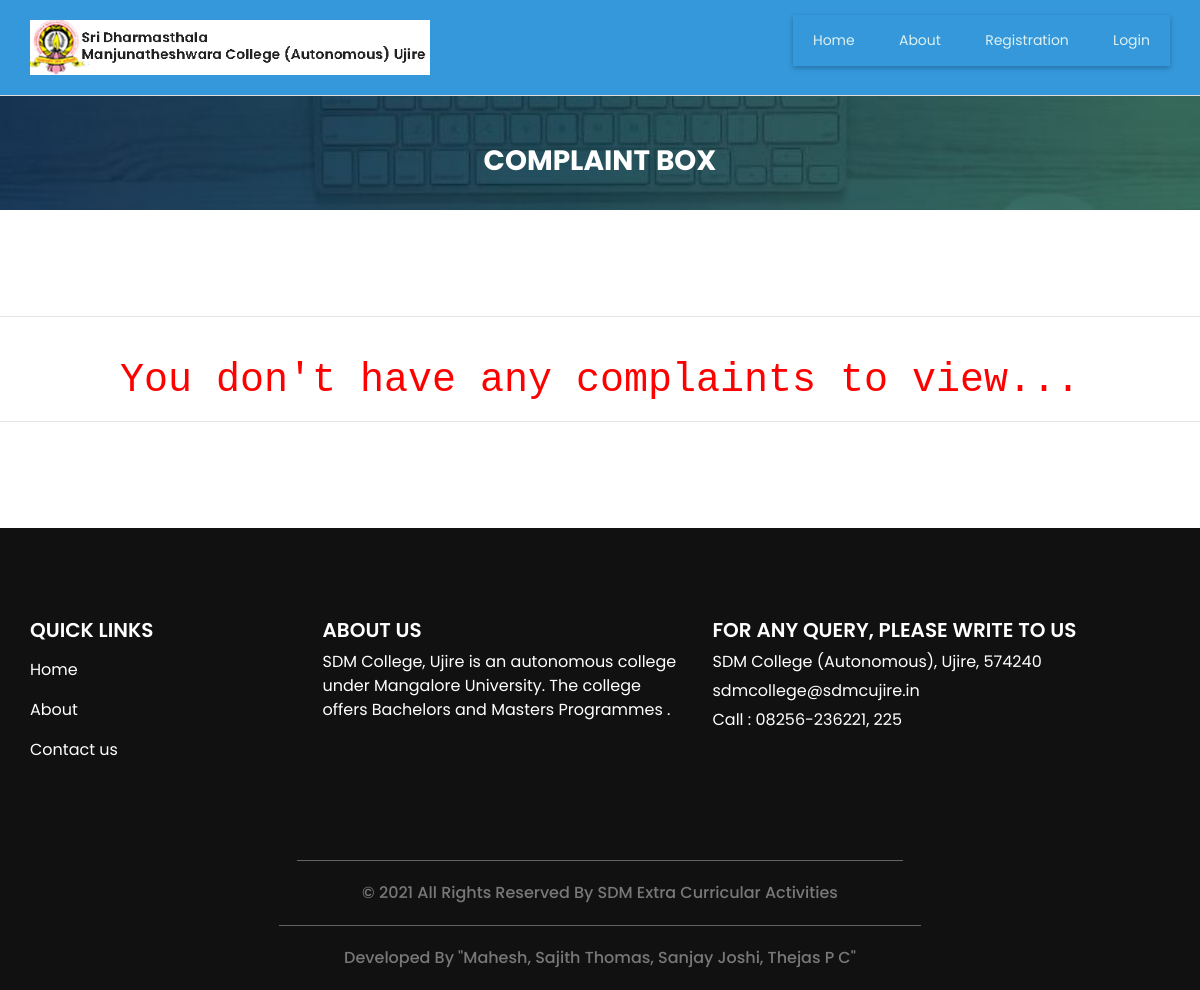
The page /view-complaint.php on the database as committed earlier.
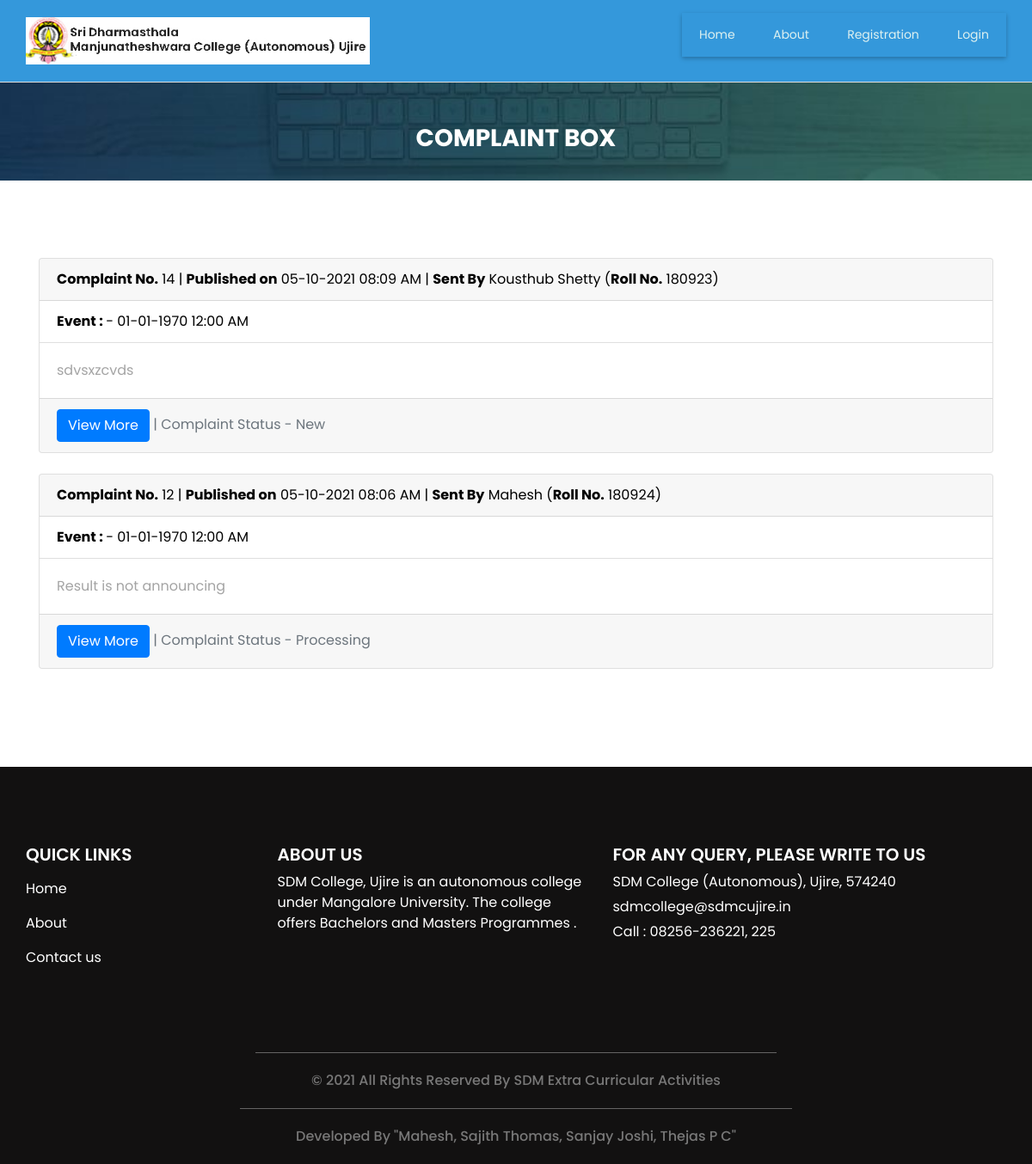
The same page on the database as committed later.
### tables this page shows
CREATE TABLE `complaint_report` (
  `complaint_report_id` int(11) NOT NULL,
  `student_id` int(11) NOT NULL,
  `staff_id` int(11) NOT NULL,
  `event_id` int(40) NOT NULL,
  `reply_complaint_report_id` int(11) NOT NULL,
  `complaint_date_tim` datetime NOT NULL,
  `complaint_detail` text NOT NULL,
  `complain_doc` varchar(300) NOT NULL,
  `complaint_status` varchar(20) NOT NULL
);

CREATE TABLE `student` (
  `student_id` int(11) NOT NULL,
  `student_name` varchar(30) NOT NULL,
  `course_id` int(11) NOT NULL,
  `student_rollno` varchar(10) NOT NULL,
  `student_password` varchar(300) NOT NULL,
  `st_class` varchar(20) NOT NULL,
  `student_image` varchar(300) NOT NULL,
  `gender` varchar(10) NOT NULL,
  `dob` date NOT NULL,
  `language` varchar(25) NOT NULL,
  `elective_paper` varchar(20) NOT NULL,
  `extension_activities` varchar(50) NOT NULL,
  `student_status` varchar(10) NOT NULL
);

### view-complaint.php (the view, shortened to what this page needs)
<?php
include("header.php");
?>
  <section class="login_section">
    <div class="container"><br>
      <div class="row">
        <div class="col-md-12"><br>
          <centeR><div class="detail-box">
            <h3>
              Complaint Box
            </h3>
          </div></center>
        </div>
		</div>
    </div><br>
  </section>
  <section class="event_section layout_padding">
    <div class="container">
<?php
  $flag=0;
?>
      <div class="event_container">
        <div class="">
<?php
$sqlview = "SELECT complaint_report.*,student.student_name, student.student_rollno, staff.staff_name, staff.login_id,event.event_title,event.event_date_time,event.staff_id  FROM complaint_report LEFT JOIN student ON student.student_id=complaint_report.student_id LEFT JOIN staff ON complaint_report.staff_id=staff.staff_id LEFT JOIN event ON event.event_id=complaint_report.event_id ORDER BY complaint_report.complaint_report_id DESC";
$qsqlview = mysqli_query($con,$sqlview);
while($rsview = mysqli_fetch_array($qsqlview))
{
  if(! $rsview['student_id'] == 0)
  {
    if(($rsview['student_id'] == $_SESSION['student_id']) ||  $rsview['staff_id'] == $_SESSION['staff_id'] || $rsstaffprofile['staff_type'] == "Admin")
    {
      $flag=1;
?>
    <div class="container">
      <div class="row">
        <div class="col-md-12">
          <div class="card mb-4">
            <div class="card-header"><b>Complaint No.</b> <?php echo $rsview[0]; ?> | <b>Published on</b>  <?php echo date("d-m-Y h:i A",strtotime($rsview['complaint_date_tim'])); ?> |  <b>Sent By</b>  <?php echo $rsview['student_name']; ?> (<b>Roll No.</b> <?php echo $rsview['student_rollno']; ?>)</div>
			<?php
			if($rsview['event_id'] != 0)
			{
			?>
            <div class="card-header" style="background-color: rgb(255 240 240 / 3%);"><b>Event : </b> <?php echo $rsview['event_title']; ?> - <?php echo date("d-m-Y h:i A",strtotime($rsview['event_date_time'])); ?></div>
			<?php
			}
			?>
            <div class="card-body">
              <p class="card-text">
			  <?php echo $rsview['complaint_detail']; ?><br>
				</p>
            </div>
            <div class="card-footer text-muted">
              <a href="viewcomplaintdetail.php?complaint_report_id=<?php echo $rsview[0]; ?>" class="btn btn-primary">View More</a> | Complaint Status - <?php echo $rsview['complaint_status']; ?>
            </div>
          </div>
        </div>
        </div>
      </div>
    </div>
<?php
}
}
}
?>
        </div>
      </div>
    </div>
 <?php
      if($flag==0)
      {
        ?>
        <hr><br>
        <div >
         <center><h1 style=" color : red ;font-family :monospace">You don't have any complaints to view...</h1></center>
       </div><hr>
        <?php
}?>
  </section>
  <?php
include("footer.php");
?>

Rows that differ between the two databases and show on the page:
added complaint_report: complaint_report_id "14", complaint_date_tim "05-10-2021 08:09 AM", student.student_name "Kousthub Shetty", student.student_rollno "180923", event_date_time "01-01-1970 12:00 AM", complaint_detail "sdvsxzcvds", complaint_status "New"
added complaint_report: complaint_report_id "12", complaint_date_tim "05-10-2021 08:06 AM", student.student_name "Mahesh", student.student_rollno "180924", event_date_time "01-01-1970 12:00 AM", complaint_detail "Result is not announcing", complaint_status "Processing"
Other text that changed with them:
text no longer shown: "You don't have any complaints to view..."
